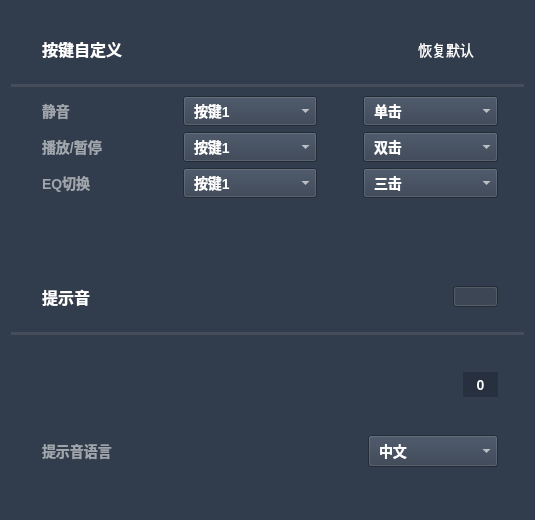
<?xml version="1.0" encoding="UTF-8"?>
<ui version="4.0">
 <class>KeySelfSet</class>
 <widget class="QWidget" name="KeySelfSet">
  <property name="geometry">
   <rect>
    <x>0</x>
    <y>0</y>
    <width>535</width>
    <height>520</height>
   </rect>
  </property>
  <property name="windowTitle">
   <string>Form</string>
  </property>
  <property name="styleSheet">
   <string notr="true">border-image:null;
border-color: rgb(49, 60, 77);
background-color: rgb(49, 60, 77);</string>
  </property>
  <layout class="QGridLayout" name="gridLayout">
   <property name="horizontalSpacing">
    <number>6</number>
   </property>
   <property name="verticalSpacing">
    <number>20</number>
   </property>
   <item row="0" column="0">
    <widget class="QWidget" name="widget" native="true">
     <layout class="QGridLayout" name="gridLayout_4">
      <property name="leftMargin">
       <number>0</number>
      </property>
      <property name="topMargin">
       <number>0</number>
      </property>
      <property name="rightMargin">
       <number>0</number>
      </property>
      <property name="bottomMargin">
       <number>0</number>
      </property>
      <property name="spacing">
       <number>0</number>
      </property>
      <item row="0" column="0">
       <widget class="QWidget" name="widget_4" native="true">
        <property name="minimumSize">
         <size>
          <width>341</width>
          <height>76</height>
         </size>
        </property>
        <property name="maximumSize">
         <size>
          <width>16777215</width>
          <height>76</height>
         </size>
        </property>
        <property name="styleSheet">
         <string notr="true">border-bottom:3px solid rgb(69, 77, 91)</string>
        </property>
        <layout class="QHBoxLayout" name="horizontalLayout">
         <property name="spacing">
          <number>0</number>
         </property>
         <property name="leftMargin">
          <number>31</number>
         </property>
         <property name="topMargin">
          <number>24</number>
         </property>
         <property name="rightMargin">
          <number>26</number>
         </property>
         <property name="bottomMargin">
          <number>24</number>
         </property>
         <item>
          <widget class="QLabel" name="label_6">
           <property name="sizePolicy">
            <sizepolicy hsizetype="Preferred" vsizetype="Preferred">
             <horstretch>168</horstretch>
             <verstretch>26</verstretch>
            </sizepolicy>
           </property>
           <property name="minimumSize">
            <size>
             <width>140</width>
             <height>23</height>
            </size>
           </property>
           <property name="maximumSize">
            <size>
             <width>16777215</width>
             <height>23</height>
            </size>
           </property>
           <property name="font">
            <font>
             <family>Noto Sans S Chinese Bold</family>
             <pointsize>-1</pointsize>
             <bold>true</bold>
            </font>
           </property>
           <property name="styleSheet">
            <string notr="true">border:none;
font-family: &quot;Noto Sans S Chinese Bold&quot; ;
font-size: 16px;
color: #FFFFFF;

</string>
           </property>
           <property name="text">
            <string>按键自定义</string>
           </property>
          </widget>
         </item>
         <item>
          <widget class="QPushButton" name="pBt_reset">
           <property name="minimumSize">
            <size>
             <width>104</width>
             <height>30</height>
            </size>
           </property>
           <property name="maximumSize">
            <size>
             <width>104</width>
             <height>30</height>
            </size>
           </property>
           <property name="styleSheet">
            <string notr="true">QPushButton
{
	font-family: &quot;Noto Sans S Chinese Bold&quot; ;
	font-size: 14px;
	color: rgb(255, 255, 255);
	border:null;
	border-image: url(:/Skin/Images/SelfSet/btn-no.png);
}
QPushButton::hover
{
	border-image: url(:/Skin/Images/SelfSet/btn-hover.png);
	color: rgb(175, 175, 175);
}</string>
           </property>
           <property name="text">
            <string>恢复默认</string>
           </property>
          </widget>
         </item>
        </layout>
       </widget>
      </item>
      <item row="1" column="0">
       <widget class="QWidget" name="widget_3" native="true">
        <layout class="QGridLayout" name="gridLayout_2">
         <property name="leftMargin">
          <number>31</number>
         </property>
         <property name="rightMargin">
          <number>26</number>
         </property>
         <item row="2" column="1">
          <widget class="NewComboBox" name="cBox_EQKey">
           <property name="enabled">
            <bool>true</bool>
           </property>
           <property name="minimumSize">
            <size>
             <width>71</width>
             <height>30</height>
            </size>
           </property>
           <property name="mouseTracking">
            <bool>true</bool>
           </property>
           <property name="styleSheet">
            <string notr="true">QComboBox
{
	combobox-popup: 0;/*确保在非编辑模式下，下拉列表框的位置改变*/
	border-image: url(:/Skin/Images/cBox/dropdownCollapse_bk.png);

	padding-left: 10px; /* 为图标留出空间 */
	color: rgb(255, 255, 255);
	font-family: &quot;Noto Sans S Chinese&quot;; font-weight: 500;
	font-size: 14px;
}
/*下拉箭头按钮样式-未选中*/
QComboBox::drop-down
{
	border-image: url(:/Skin/Images/cBox/selfDroptriangle_no.png);
	margin-top:9px;
	margin-right:10px;
	height:14px;
	width:11px;
	
}
/*下拉箭头按钮样式-选中*/
QComboBox::drop-down:checked{
	border-image: url(:/Skin/Images/cBox/selfDroptriangle_se.png);
	margin-top:9px;
	margin-right:10px;
	height:14px;
	width:11px;
}</string>
           </property>
           <property name="editable">
            <bool>false</bool>
           </property>
           <item>
            <property name="text">
             <string>按键1</string>
            </property>
           </item>
           <item>
            <property name="text">
             <string>按键2</string>
            </property>
           </item>
           <item>
            <property name="text">
             <string>按键3</string>
            </property>
           </item>
          </widget>
         </item>
         <item row="0" column="3">
          <widget class="NewComboBox" name="cBox_muteAct">
           <property name="enabled">
            <bool>true</bool>
           </property>
           <property name="minimumSize">
            <size>
             <width>71</width>
             <height>30</height>
            </size>
           </property>
           <property name="maximumSize">
            <size>
             <width>16777215</width>
             <height>16777215</height>
            </size>
           </property>
           <property name="mouseTracking">
            <bool>true</bool>
           </property>
           <property name="styleSheet">
            <string notr="true">QComboBox
{
	combobox-popup: 0;/*确保在非编辑模式下，下拉列表框的位置改变*/
	border-image: url(:/Skin/Images/cBox/dropdownCollapse_bk.png);

	padding-left: 10px; /* 为图标留出空间 */
	color: rgb(255, 255, 255);
	font-family: &quot;Noto Sans S Chinese&quot;; font-weight: 500;
	font-size: 14px;
}
/*下拉箭头按钮样式-未选中*/
QComboBox::drop-down
{
	border-image: url(:/Skin/Images/cBox/selfDroptriangle_no.png);
	margin-top:9px;
	margin-right:10px;
	height:14px;
	width:11px;
	
}
/*下拉箭头按钮样式-选中*/
QComboBox::drop-down:checked{
	border-image: url(:/Skin/Images/cBox/selfDroptriangle_se.png);
	margin-top:9px;
	margin-right:10px;
	height:14px;
	width:11px;
}</string>
           </property>
           <property name="editable">
            <bool>false</bool>
           </property>
           <item>
            <property name="text">
             <string>单击</string>
            </property>
           </item>
           <item>
            <property name="text">
             <string>双击</string>
            </property>
           </item>
           <item>
            <property name="text">
             <string>三击</string>
            </property>
           </item>
           <item>
            <property name="text">
             <string>四击</string>
            </property>
           </item>
           <item>
            <property name="text">
             <string>五击</string>
            </property>
           </item>
           <item>
            <property name="text">
             <string>长按</string>
            </property>
           </item>
           <item>
            <property name="text">
             <string>超长按</string>
            </property>
           </item>
           <item>
            <property name="text">
             <string>极长按</string>
            </property>
           </item>
          </widget>
         </item>
         <item row="1" column="2">
          <spacer name="horizontalSpacer_10">
           <property name="orientation">
            <enum>Qt::Horizontal</enum>
           </property>
           <property name="sizeType">
            <enum>QSizePolicy::Fixed</enum>
           </property>
           <property name="sizeHint" stdset="0">
            <size>
             <width>40</width>
             <height>20</height>
            </size>
           </property>
          </spacer>
         </item>
         <item row="1" column="3">
          <widget class="NewComboBox" name="cBox_playAct">
           <property name="enabled">
            <bool>true</bool>
           </property>
           <property name="minimumSize">
            <size>
             <width>71</width>
             <height>30</height>
            </size>
           </property>
           <property name="mouseTracking">
            <bool>true</bool>
           </property>
           <property name="styleSheet">
            <string notr="true">QComboBox
{
	combobox-popup: 0;/*确保在非编辑模式下，下拉列表框的位置改变*/
	border-image: url(:/Skin/Images/cBox/dropdownCollapse_bk.png);

	padding-left: 10px; /* 为图标留出空间 */
	color: rgb(255, 255, 255);
	font-family: &quot;Noto Sans S Chinese&quot;; font-weight: 500;
	font-size: 14px;
}
/*下拉箭头按钮样式-未选中*/
QComboBox::drop-down
{
	border-image: url(:/Skin/Images/cBox/selfDroptriangle_no.png);
	margin-top:9px;
	margin-right:10px;
	height:14px;
	width:11px;
	
}
/*下拉箭头按钮样式-选中*/
QComboBox::drop-down:checked{
	border-image: url(:/Skin/Images/cBox/selfDroptriangle_se.png);
	margin-top:9px;
	margin-right:10px;
	height:14px;
	width:11px;
}</string>
           </property>
           <property name="editable">
            <bool>false</bool>
           </property>
           <property name="currentIndex">
            <number>1</number>
           </property>
           <item>
            <property name="text">
             <string>单击</string>
            </property>
           </item>
           <item>
            <property name="text">
             <string>双击</string>
            </property>
           </item>
           <item>
            <property name="text">
             <string>三击</string>
            </property>
           </item>
           <item>
            <property name="text">
             <string>四击</string>
            </property>
           </item>
           <item>
            <property name="text">
             <string>五击</string>
            </property>
           </item>
           <item>
            <property name="text">
             <string>长按</string>
            </property>
           </item>
           <item>
            <property name="text">
             <string>超长按</string>
            </property>
           </item>
           <item>
            <property name="text">
             <string>极长按</string>
            </property>
           </item>
          </widget>
         </item>
         <item row="3" column="1">
          <spacer name="verticalSpacer">
           <property name="orientation">
            <enum>Qt::Vertical</enum>
           </property>
           <property name="sizeType">
            <enum>QSizePolicy::Fixed</enum>
           </property>
           <property name="sizeHint" stdset="0">
            <size>
             <width>50</width>
             <height>30</height>
            </size>
           </property>
          </spacer>
         </item>
         <item row="2" column="3">
          <widget class="NewComboBox" name="cBox_EQAct">
           <property name="enabled">
            <bool>true</bool>
           </property>
           <property name="minimumSize">
            <size>
             <width>71</width>
             <height>30</height>
            </size>
           </property>
           <property name="mouseTracking">
            <bool>true</bool>
           </property>
           <property name="styleSheet">
            <string notr="true">QComboBox
{
	combobox-popup: 0;/*确保在非编辑模式下，下拉列表框的位置改变*/
	border-image: url(:/Skin/Images/cBox/dropdownCollapse_bk.png);

	padding-left: 10px; /* 为图标留出空间 */
	color: rgb(255, 255, 255);
	font-family: &quot;Noto Sans S Chinese&quot;; font-weight: 500;
	font-size: 14px;
}
/*下拉箭头按钮样式-未选中*/
QComboBox::drop-down
{
	border-image: url(:/Skin/Images/cBox/selfDroptriangle_no.png);
	margin-top:9px;
	margin-right:10px;
	height:14px;
	width:11px;
	
}
/*下拉箭头按钮样式-选中*/
QComboBox::drop-down:checked{
	border-image: url(:/Skin/Images/cBox/selfDroptriangle_se.png);
	margin-top:9px;
	margin-right:10px;
	height:14px;
	width:11px;
}</string>
           </property>
           <property name="editable">
            <bool>false</bool>
           </property>
           <property name="currentIndex">
            <number>2</number>
           </property>
           <item>
            <property name="text">
             <string>单击</string>
            </property>
           </item>
           <item>
            <property name="text">
             <string>双击</string>
            </property>
           </item>
           <item>
            <property name="text">
             <string>三击</string>
            </property>
           </item>
           <item>
            <property name="text">
             <string>四击</string>
            </property>
           </item>
           <item>
            <property name="text">
             <string>五击</string>
            </property>
           </item>
           <item>
            <property name="text">
             <string>长按</string>
            </property>
           </item>
           <item>
            <property name="text">
             <string>超长按</string>
            </property>
           </item>
           <item>
            <property name="text">
             <string>极长按</string>
            </property>
           </item>
          </widget>
         </item>
         <item row="0" column="1">
          <widget class="NewComboBox" name="cBox_muteKey">
           <property name="enabled">
            <bool>true</bool>
           </property>
           <property name="minimumSize">
            <size>
             <width>71</width>
             <height>30</height>
            </size>
           </property>
           <property name="maximumSize">
            <size>
             <width>16777215</width>
             <height>16777215</height>
            </size>
           </property>
           <property name="mouseTracking">
            <bool>true</bool>
           </property>
           <property name="styleSheet">
            <string notr="true">QComboBox
{
	combobox-popup: 0;/*确保在非编辑模式下，下拉列表框的位置改变*/
	border-image: url(:/Skin/Images/cBox/dropdownCollapse_bk.png);

	padding-left: 10px; /* 为图标留出空间 */
	color: rgb(255, 255, 255);
	font-family: &quot;Noto Sans S Chinese&quot;; font-weight: 500;
	font-size: 14px;
}
/*下拉箭头按钮样式-未选中*/
QComboBox::drop-down
{
	border-image: url(:/Skin/Images/cBox/selfDroptriangle_no.png);
	margin-top:9px;
	margin-right:10px;
	height:14px;
	width:11px;
	
}
/*下拉箭头按钮样式-选中*/
QComboBox::drop-down:checked{
	border-image: url(:/Skin/Images/cBox/selfDroptriangle_se.png);
	margin-top:9px;
	margin-right:10px;
	height:14px;
	width:11px;
}</string>
           </property>
           <property name="editable">
            <bool>false</bool>
           </property>
           <item>
            <property name="text">
             <string>按键1</string>
            </property>
           </item>
           <item>
            <property name="text">
             <string>按键2</string>
            </property>
           </item>
           <item>
            <property name="text">
             <string>按键3</string>
            </property>
           </item>
          </widget>
         </item>
         <item row="1" column="1">
          <widget class="NewComboBox" name="cBox_playKey">
           <property name="enabled">
            <bool>true</bool>
           </property>
           <property name="minimumSize">
            <size>
             <width>71</width>
             <height>30</height>
            </size>
           </property>
           <property name="mouseTracking">
            <bool>true</bool>
           </property>
           <property name="styleSheet">
            <string notr="true">QComboBox
{
	combobox-popup: 0;/*确保在非编辑模式下，下拉列表框的位置改变*/
	border-image: url(:/Skin/Images/cBox/dropdownCollapse_bk.png);

	padding-left: 10px; /* 为图标留出空间 */
	color: rgb(255, 255, 255);
	font-family: &quot;Noto Sans S Chinese&quot;; font-weight: 500;
	font-size: 14px;
}
/*下拉箭头按钮样式-未选中*/
QComboBox::drop-down
{
	border-image: url(:/Skin/Images/cBox/selfDroptriangle_no.png);
	margin-top:9px;
	margin-right:10px;
	height:14px;
	width:11px;
	
}
/*下拉箭头按钮样式-选中*/
QComboBox::drop-down:checked{
	border-image: url(:/Skin/Images/cBox/selfDroptriangle_se.png);
	margin-top:9px;
	margin-right:10px;
	height:14px;
	width:11px;
}</string>
           </property>
           <property name="editable">
            <bool>false</bool>
           </property>
           <item>
            <property name="text">
             <string>按键1</string>
            </property>
           </item>
           <item>
            <property name="text">
             <string>按键2</string>
            </property>
           </item>
           <item>
            <property name="text">
             <string>按键3</string>
            </property>
           </item>
          </widget>
         </item>
         <item row="0" column="0">
          <widget class="QLabel" name="label">
           <property name="styleSheet">
            <string notr="true">font-family: &quot;Noto Sans S Chinese&quot;; font-weight: 500;
font-size: 14px;
color: #A1A6AD;


</string>
           </property>
           <property name="text">
            <string>静音</string>
           </property>
          </widget>
         </item>
         <item row="1" column="0">
          <widget class="QLabel" name="label_2">
           <property name="styleSheet">
            <string notr="true">font-family: &quot;Noto Sans S Chinese&quot;; font-weight: 500;
font-size: 14px;
color: #A1A6AD;</string>
           </property>
           <property name="text">
            <string>播放/暂停</string>
           </property>
          </widget>
         </item>
         <item row="2" column="0">
          <widget class="QLabel" name="label_3">
           <property name="styleSheet">
            <string notr="true">font-family: &quot;Noto Sans S Chinese&quot;; font-weight: 500;
font-size: 14px;
color: #A1A6AD;</string>
           </property>
           <property name="text">
            <string>EQ切换</string>
           </property>
          </widget>
         </item>
        </layout>
       </widget>
      </item>
     </layout>
    </widget>
   </item>
   <item row="1" column="0">
    <widget class="QWidget" name="widget_Beep" native="true">
     <property name="minimumSize">
      <size>
       <width>0</width>
       <height>250</height>
      </size>
     </property>
     <property name="maximumSize">
      <size>
       <width>16777215</width>
       <height>250</height>
      </size>
     </property>
     <layout class="QGridLayout" name="gridLayout_3">
      <property name="leftMargin">
       <number>0</number>
      </property>
      <property name="topMargin">
       <number>0</number>
      </property>
      <property name="rightMargin">
       <number>0</number>
      </property>
      <property name="bottomMargin">
       <number>0</number>
      </property>
      <property name="spacing">
       <number>0</number>
      </property>
      <item row="0" column="0">
       <widget class="QWidget" name="widget_top" native="true">
        <property name="minimumSize">
         <size>
          <width>341</width>
          <height>76</height>
         </size>
        </property>
        <property name="maximumSize">
         <size>
          <width>16777215</width>
          <height>76</height>
         </size>
        </property>
        <property name="styleSheet">
         <string notr="true">border-bottom:3px solid rgb(69, 77, 91)</string>
        </property>
        <layout class="QHBoxLayout" name="horizontalLayout_2">
         <property name="leftMargin">
          <number>31</number>
         </property>
         <property name="topMargin">
          <number>24</number>
         </property>
         <property name="rightMargin">
          <number>26</number>
         </property>
         <property name="bottomMargin">
          <number>24</number>
         </property>
         <item>
          <widget class="QLabel" name="label_10">
           <property name="minimumSize">
            <size>
             <width>140</width>
             <height>23</height>
            </size>
           </property>
           <property name="maximumSize">
            <size>
             <width>16777215</width>
             <height>23</height>
            </size>
           </property>
           <property name="sizeIncrement">
            <size>
             <width>150</width>
             <height>0</height>
            </size>
           </property>
           <property name="font">
            <font>
             <family>Noto Sans S Chinese Bold</family>
             <pointsize>-1</pointsize>
             <bold>true</bold>
            </font>
           </property>
           <property name="styleSheet">
            <string notr="true">border:none;
font-family: &quot;Noto Sans S Chinese Bold&quot; ;
font-size: 16px;
color: #FFFFFF;
</string>
           </property>
           <property name="text">
            <string>提示音</string>
           </property>
          </widget>
         </item>
         <item>
          <widget class="QPushButton" name="pBt_BeepSwitch">
           <property name="minimumSize">
            <size>
             <width>45</width>
             <height>21</height>
            </size>
           </property>
           <property name="maximumSize">
            <size>
             <width>45</width>
             <height>21</height>
            </size>
           </property>
           <property name="styleSheet">
            <string notr="true"/>
           </property>
           <property name="text">
            <string/>
           </property>
           <property name="checkable">
            <bool>true</bool>
           </property>
           <property name="checked">
            <bool>true</bool>
           </property>
          </widget>
         </item>
        </layout>
       </widget>
      </item>
      <item row="1" column="0">
       <widget class="QWidget" name="widget_6" native="true">
        <property name="minimumSize">
         <size>
          <width>341</width>
          <height>50</height>
         </size>
        </property>
        <layout class="QGridLayout" name="gridLayout_5">
         <property name="leftMargin">
          <number>31</number>
         </property>
         <property name="rightMargin">
          <number>26</number>
         </property>
         <item row="0" column="2">
          <widget class="QLabel" name="lab_v30_2">
           <property name="minimumSize">
            <size>
             <width>35</width>
             <height>25</height>
            </size>
           </property>
           <property name="maximumSize">
            <size>
             <width>35</width>
             <height>25</height>
            </size>
           </property>
           <property name="styleSheet">
            <string notr="true">background-color: rgb(39, 48, 62);
color: rgb(255, 255, 255);
font-family: &quot;Noto Sans S Chinese&quot;; font-weight: 500;
font-size: 14px;</string>
           </property>
           <property name="text">
            <string>0</string>
           </property>
           <property name="alignment">
            <set>Qt::AlignCenter</set>
           </property>
          </widget>
         </item>
         <item row="0" column="0" colspan="2">
          <widget class="NewHSlider" name="hSlider_level">
           <property name="enabled">
            <bool>true</bool>
           </property>
           <property name="minimumSize">
            <size>
             <width>135</width>
             <height>20</height>
            </size>
           </property>
           <property name="maximumSize">
            <size>
             <width>16777215</width>
             <height>20</height>
            </size>
           </property>
           <property name="styleSheet">
            <string notr="true">QSlider
{
    background: none;
    border: none;
}
/*horizontal ：水平QSlider*/
QSlider::groove:horizontal {
	height:10px;
	border-bottom:5px;

}
/*3.平时滑动的滑块设计参数*/
QSlider::handle:horizontal {
	/*滑块的宽度*/
	width: 12px;
	margin-left:-1px;
	margin-right:-2px;
	 /*上遮住区域高度*/
	margin-top:-8px;
	 /*下遮住区域高度*/
	margin-bottom:-8px;

	border-image: url(:/Skin/Images/Slider/Thumb.png);
}

/*4.手动拉动时显示的滑块设计参数*/
QSlider::handle:horizontal:hover {
	/*滑块的宽度*/
	width:12px;
	 /*上遮住区域高度*/
	margin-top:-8px;
	 /*下遮住区域高度*/
	margin-bottom:-8px;
	border-image: url(:/Skin/Images/Slider/Thumb.png);
}</string>
           </property>
           <property name="maximum">
            <number>16</number>
           </property>
           <property name="singleStep">
            <number>1</number>
           </property>
           <property name="pageStep">
            <number>1</number>
           </property>
           <property name="value">
            <number>5</number>
           </property>
           <property name="orientation">
            <enum>Qt::Horizontal</enum>
           </property>
          </widget>
         </item>
         <item row="1" column="0" colspan="3">
          <widget class="QWidget" name="widget_7" native="true">
           <property name="minimumSize">
            <size>
             <width>0</width>
             <height>40</height>
            </size>
           </property>
           <property name="maximumSize">
            <size>
             <width>16777215</width>
             <height>40</height>
            </size>
           </property>
           <layout class="QHBoxLayout" name="horizontalLayout_3">
            <property name="spacing">
             <number>0</number>
            </property>
            <property name="leftMargin">
             <number>0</number>
            </property>
            <property name="topMargin">
             <number>0</number>
            </property>
            <property name="rightMargin">
             <number>0</number>
            </property>
            <property name="bottomMargin">
             <number>0</number>
            </property>
            <item>
             <widget class="QLabel" name="label_4">
              <property name="styleSheet">
               <string notr="true">font-family: &quot;Noto Sans S Chinese&quot;; font-weight: 500;
font-size: 14px;
color: #A1A6AD;

</string>
              </property>
              <property name="text">
               <string>提示音语言</string>
              </property>
             </widget>
            </item>
            <item>
             <widget class="NewComboBox" name="cBox_beepLanguage">
              <property name="enabled">
               <bool>true</bool>
              </property>
              <property name="minimumSize">
               <size>
                <width>128</width>
                <height>32</height>
               </size>
              </property>
              <property name="maximumSize">
               <size>
                <width>130</width>
                <height>16777215</height>
               </size>
              </property>
              <property name="mouseTracking">
               <bool>true</bool>
              </property>
              <property name="styleSheet">
               <string notr="true">QComboBox
{
	combobox-popup: 0;/*确保在非编辑模式下，下拉列表框的位置改变*/
	border-image: url(:/Skin/Images/cBox/dropdownCollapse_bk.png);

	padding-left: 10px; /* 为图标留出空间 */
	color: rgb(255, 255, 255);
	font-family: &quot;Noto Sans S Chinese&quot;; font-weight: 500;
	font-size: 14px;
}
/*下拉箭头按钮样式-未选中*/
QComboBox::drop-down
{
	border-image: url(:/Skin/Images/cBox/selfDroptriangle_no.png);
	margin-top:9px;
	margin-right:10px;
	height:14px;
	width:11px;
	
}
/*下拉箭头按钮样式-选中*/
QComboBox::drop-down:checked{
	border-image: url(:/Skin/Images/cBox/selfDroptriangle_se.png);
	margin-top:9px;
	margin-right:10px;
	height:14px;
	width:11px;
}</string>
              </property>
              <property name="editable">
               <bool>false</bool>
              </property>
              <item>
               <property name="text">
                <string>中文</string>
               </property>
              </item>
              <item>
               <property name="text">
                <string>英文</string>
               </property>
              </item>
             </widget>
            </item>
           </layout>
          </widget>
         </item>
        </layout>
       </widget>
      </item>
     </layout>
    </widget>
   </item>
  </layout>
 </widget>
 <customwidgets>
  <customwidget>
   <class>NewHSlider</class>
   <extends>QSlider</extends>
   <header>CustomControl/CustomSlider/NewHSlider.h</header>
  </customwidget>
  <customwidget>
   <class>NewComboBox</class>
   <extends>QComboBox</extends>
   <header>CustomControl/NewComboBox.h</header>
  </customwidget>
 </customwidgets>
 <resources/>
 <connections/>
</ui>
